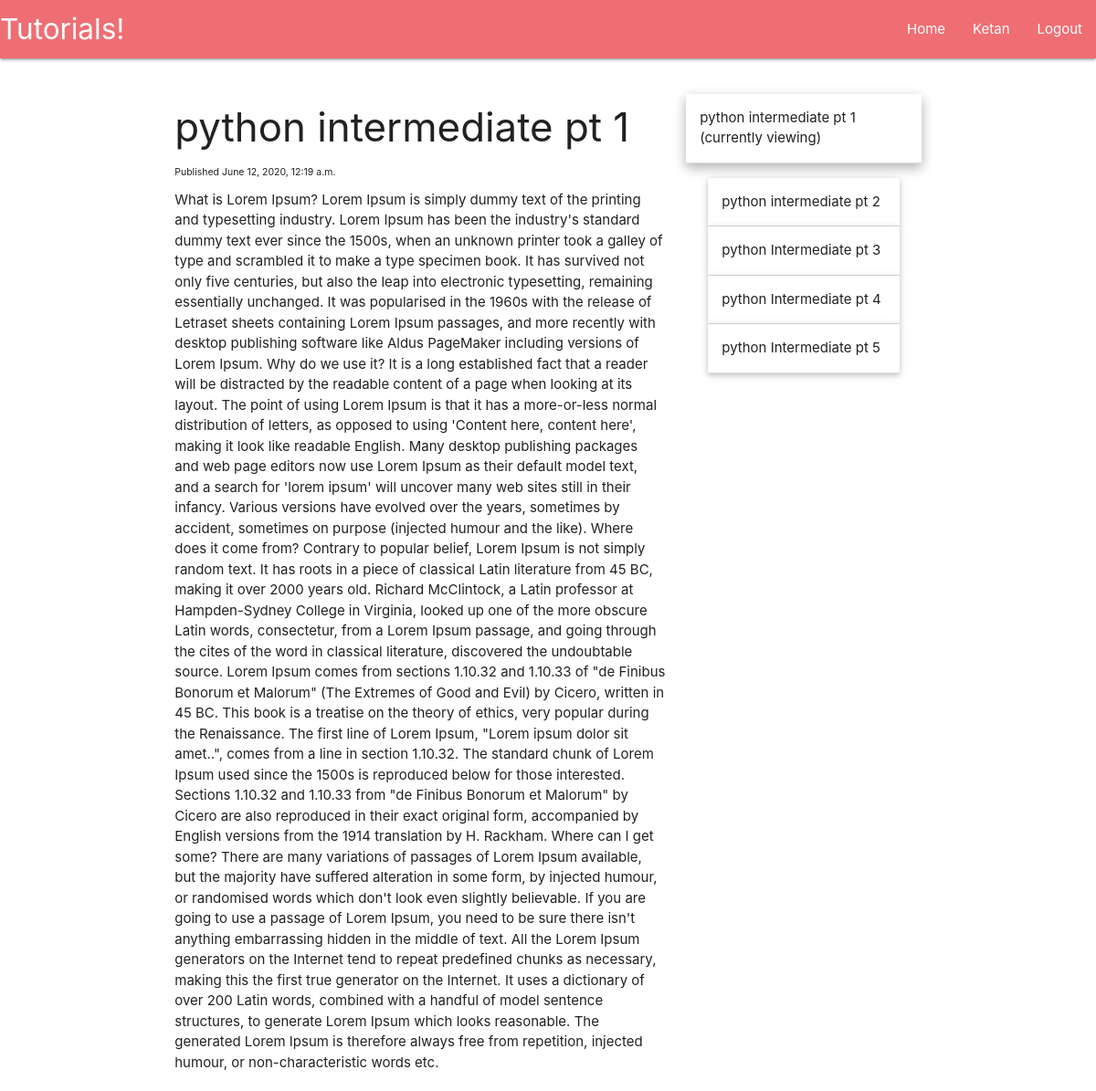
/python-inter-pt-1 (signed in), run on the app's committed database.
### main/models.py (models this page shows, shortened)
class Tutorial(models.Model):
    tutorial_title = models.CharField(max_length=200)
    tutorial_content = models.TextField()
    tutorial_published = models.DateTimeField('date published', default=datetime.now())
    tutorial_series = models.ForeignKey(TutorialSeries, default=True, verbose_name="Series", on_delete=models.SET_DEFAULT)
    tutorial_slug = models.CharField(max_length=200, default=1)

### main/views.py (the view, shortened to what this page needs)
# urls.py: path('<single_slug>', views.single_slug, name='single_slug'),
def single_slug(request, single_slug):
	categories = [c.category_slug for c in TutorialCategory.objects.all()]
	tutorials = [t.tutorial_slug for t in Tutorial.objects.all()]
	if single_slug in tutorials:
		this_tutorial = Tutorial.objects.get(tutorial_slug=single_slug)
		tutorial_from_series = Tutorial.objects.filter(tutorial_series__tutorial_series=this_tutorial.tutorial_series).order_by('tutorial_published')
		this_tutorial_idx = list(tutorial_from_series).index(this_tutorial)
		return render(request,
					  "main/tutorial.html",
					  {'tutorial': this_tutorial,
					   'sidebar': tutorial_from_series,
					   'this_tutorial_idx': this_tutorial_idx})
	return HttpResponse(f'{single_slug} does not corresponds to anything.')

### main/models.py (called while the page is built)
    def __str__(self):
        return self.tutorial_series

### main/templates/main/tutorial.html (shortened to what this page needs)
{% extends 'main/header.html' %}
{% block content %}
    <div class="row">
        <div class="col s12, m8, l8">
            <h3>{{tutorial.tutorial_title}}</h3>
            <p style="font-size:70%">Published {{tutorial.tutorial_published}}</p>
            {{tutorial.tutorial_content|safe}}
        </div>
        <div class="col s12 m4 l4">
            <ul class="collapsible popout">
                {% for tutorial in sidebar %}
                    {% if forloop.counter0 == this_tutorial_idx %}
                        <li class="active">
                            <div class="collapsible-header">{{tutorial.tutorial_title}}<br>(currently viewing)</div>
                        </li>
                    {% else %}
                        <li>
                            <div class="collapsible-header">{{tutorial.tutorial_title}}</div>
                        </li>
                    {% endif %}
                {% endfor %}
            </ul>
        </div>
    </div>
{% endblock %}

### main/templates/main/includes/navbar.html
<nav>
  <div class="nav-wrapper">
    <a href="/" class="brand-logo">Tutorials!</a>
    <ul id="nav-mobile" class="right hide-on-med-and-down">
      <li><a href="/">Home</a></li>
      {% if user.is_authenticated %}
          <li><a href="/account">{{user.username|title}}</a></li>
          <li><a href="/logout">Logout</a></li>
      {% else %}
          <li><a href="/login">Login</a></li>
          <li><a href="/register">Register</a></li>
      {% endif %}
    </ul>
  </div>
</nav>

### data on the page
Tutorial: tutorial_title "python intermediate pt 1", tutorial_published "June 12, 2020, 12:19 a.m.", tutorial_content "What is Lorem Ipsum? Lorem Ipsum is simply dummy text of the printing and typesetting industry. Lorem Ipsum has been the industry's standard dummy text ever since the 1500s, when an unknown printer took a galley of type and scrambled it to make a type specimen book. It has survived not only five centuries, but also the leap into electronic typesetting, remaining essentially unchanged. It was popularised in the 1960s with the release of Letraset sheets containing Lorem Ipsum passages, and more recently with desktop publishing software like Aldus PageMaker including versions of Lorem Ipsum. Why do we use it? It is a long established fact that a reader will be distracted by the readable…"
Tutorial: tutorial_title "python intermediate pt 2"
Tutorial: tutorial_title "python Intermediate pt 3"
Tutorial: tutorial_title "python Intermediate pt 4"
Tutorial: tutorial_title "python Intermediate pt 5"

### other printed values
{{ user.username|title }} "Ketan"
